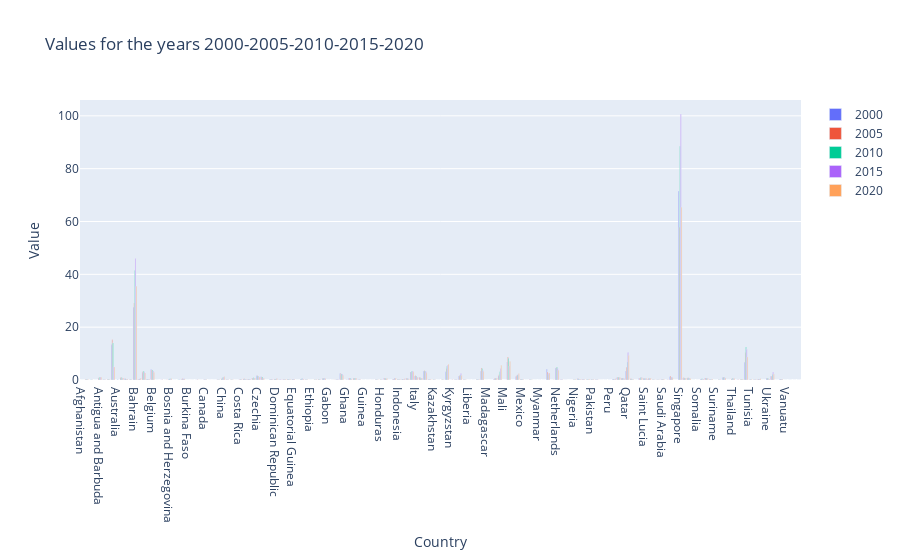

The notebook cell this image was saved under:
### Code cell
# Plotting the graph

# Select the years to plot
years = ['2000', '2005', '2010', '2015', '2020']

# Create a new Figure
fig = go.Figure()

# Add a bar for each year
for year in years:
    fig.add_trace(go.Bar(
        x=mergeN['Area'],
        y=mergeN[year+'rel'],
        name=year
    ))

# Change the bar mode to group
fig.update_layout(barmode='group')

# Add labels and title
fig.update_layout(
    title='Values for the years 2000-2005-2010-2015-2020',
    xaxis_title='Country',
    yaxis_title='Value'
)

# Show the plot
fig.show()

### Figure 1 — Plotly figure (JSON) as saved in the notebook; plotly's stock layout.template omitted (floating-point values rounded to 4 significant figures; data arrays with more than 128 entries replaced by an {"elided": "..."} marker saying what was removed)
{"data": [{"name": "2000", "type": "bar", "x": {"elided": "164 str values"}, "y": {"elided": "164 float values"}}, {"name": "2005", "type": "bar", "x": {"elided": "164 str values"}, "y": {"elided": "164 float values"}}, {"name": "2010", "type": "bar", "x": {"elided": "164 str values"}, "y": {"elided": "164 float values"}}, {"name": "2015", "type": "bar", "x": {"elided": "164 str values"}, "y": {"elided": "164 float values"}}, {"name": "2020", "type": "bar", "x": {"elided": "164 str values"}, "y": {"elided": "164 float values"}}], "layout": {"barmode": "group", "title": {"text": "Values for the years 2000-2005-2010-2015-2020"}, "xaxis": {"title": {"text": "Country"}}, "yaxis": {"title": {"text": "Value"}}}}
